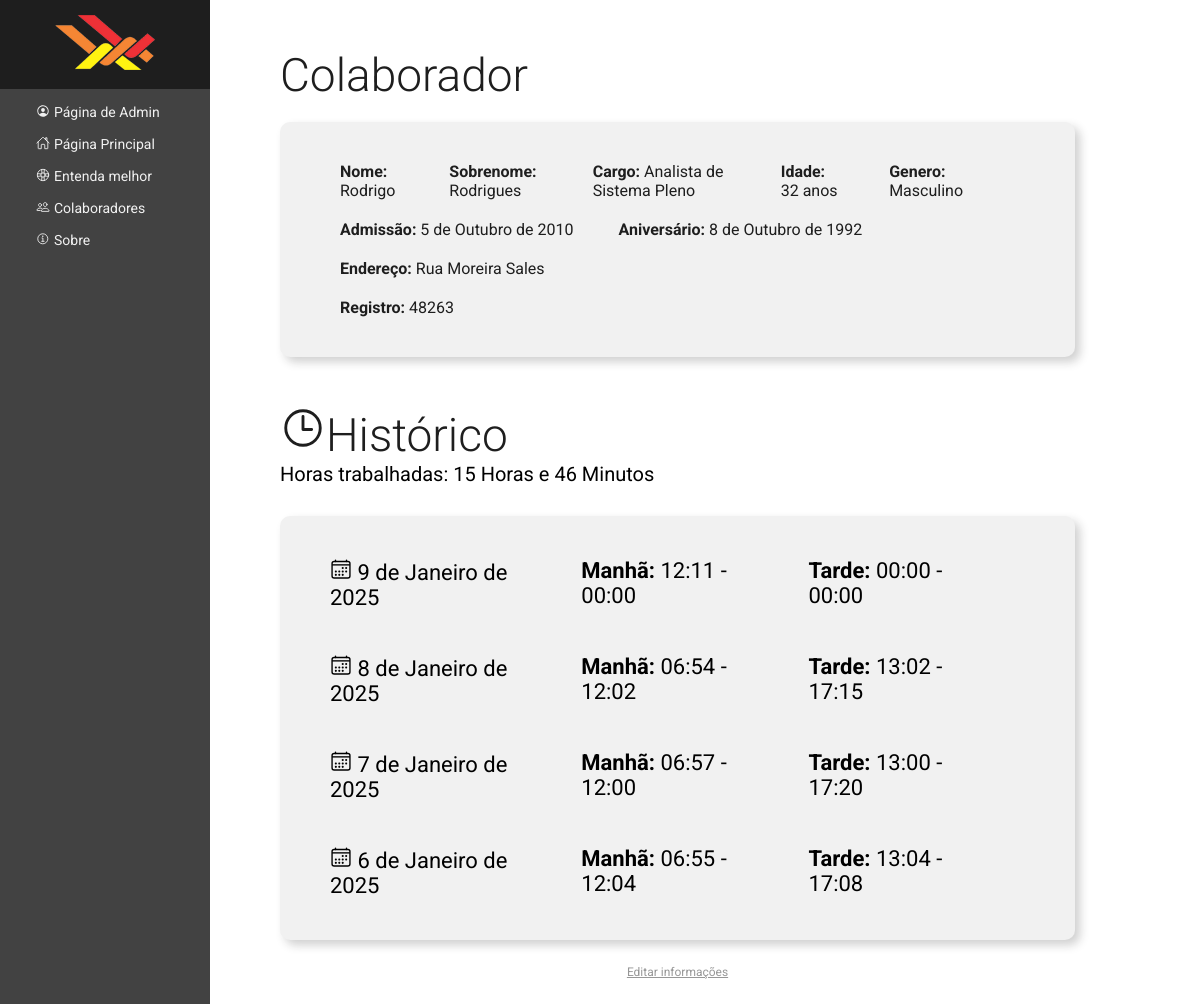
/colaborador-info/2, run on an earlier commit of the app's database.
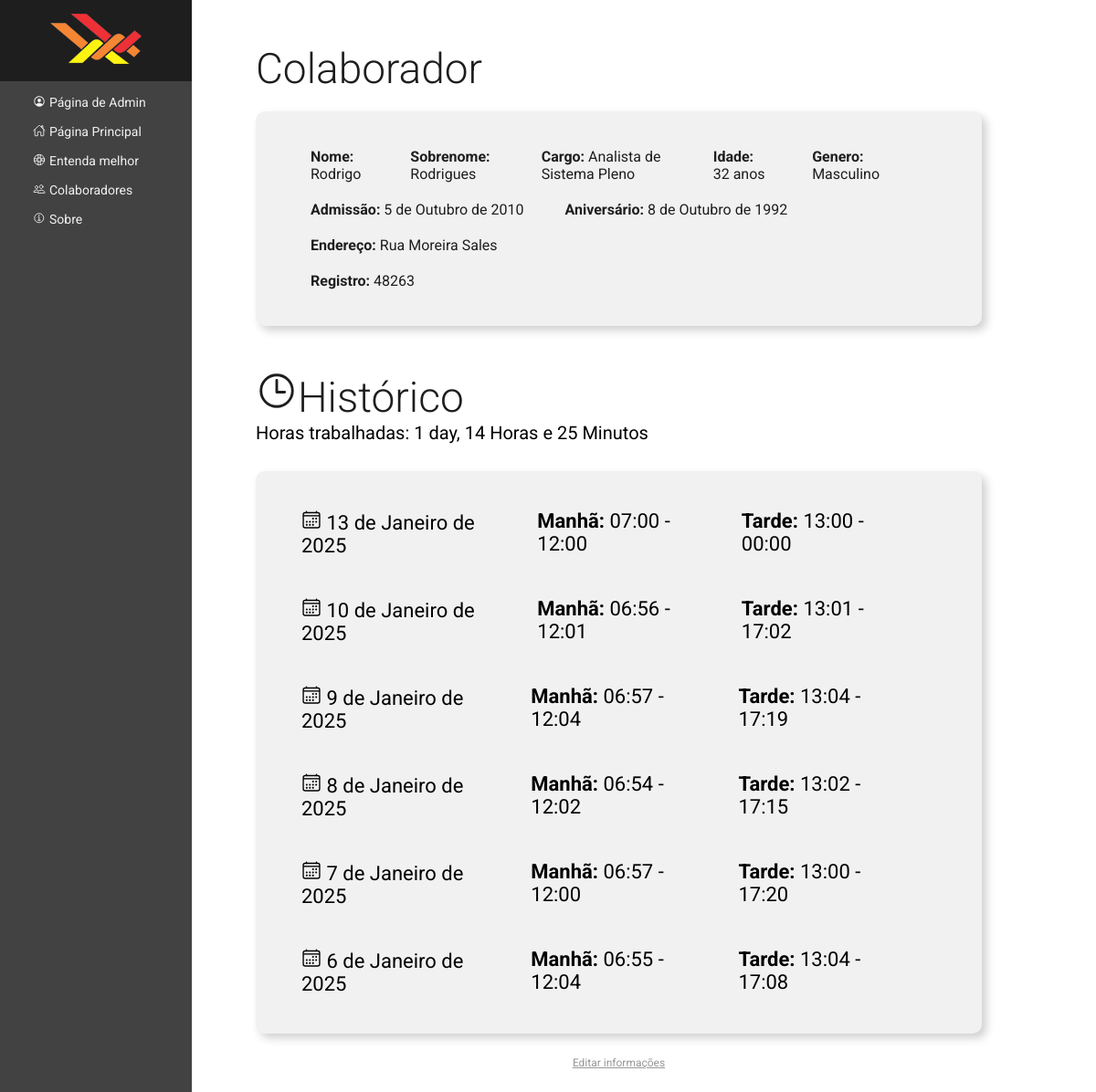
And on a later commit of the database.
### webpage/models.py (models this page shows, shortened)
class CheckIn(Model):
    NOW = datetime.now
    funcionario = ForeignKey(Funcionario, on_delete=RESTRICT)
    dia = DateField(default=NOW)
    entrada_manha = TimeField(auto_now=False, auto_now_add=False, default=time(0,0), null=True,blank=True)
    saida_manha = TimeField(auto_now=False, auto_now_add=False, default=time(0,0), null=True,blank=True)
    entrada_tarde = TimeField(auto_now=False, auto_now_add=False, default=time(0,0), null=True,blank=True)
    saida_tarde = TimeField(auto_now=False, auto_now_add=False, default=time(0,0), null=True,blank=True)

### webpage/views.py (the view)
# urls.py: path('colaborador-info/<int:id>', detailEmployees, name='employeeinfo-view'),
def detailEmployees(request, id):
    employee_info = get_object_or_404(Funcionario, pk=id)
    checkin_list = CheckIn.objects.filter(funcionario=employee_info).order_by('-dia')
    paginator = Paginator(checkin_list, 32) # Tempo de carreira a ser mostrado
    page = request.GET.get('page')
    checkins = paginator.get_page(page)
    horas_trabalhadas = sum((checkin.saida_manha.hour - checkin.entrada_manha.hour) + (checkin.saida_tarde.hour - checkin.entrada_tarde.hour) for checkin in checkin_list)
    minutos_trabalhadas = sum((checkin.saida_manha.minute - checkin.entrada_manha.minute) + (checkin.saida_tarde.minute - checkin.entrada_tarde.minute) for checkin in checkin_list)
    horas_totais_trabalhadas = timedelta(days=0,hours=horas_trabalhadas,minutes=minutos_trabalhadas)
    horas_teste = str(horas_totais_trabalhadas)
    tempo_array = horas_teste.split(':')
    tempo_real = f"{tempo_array[0]} Horas e {tempo_array[1]} Minutos"
    return render(request, 'employees-info.html', {'employee_info': employee_info, 'checkins': checkins, 'horas_trabalhadas':tempo_real})

### webpage/models.py (called while the page is built)
    def __str__(self):
        return self.cargo

### webpage/templates/employees-info.html (shortened to what the changed rows need)
{% load static %}
<!DOCTYPE html>
<html lang="pt-br">
<head>
    <link rel="stylesheet" href="{% static 'css/style.css' %}">
</head>
<body>
    <main>
        <content>
            <h1 class="main-title">Colaborador</h1>
            <div class="desc-box">
                <content class="desc-row">
                </content>
                <content class="desc-row">
                </content>
                <content class="desc-row">
                </content>
                <content class="desc-row">
                </content>
            </div>
            <h1 class="main-title" id="main-title-historic"><ion-icon name="time-outline"></ion-icon>Histórico</h1>
            <p class="carreer-time">Horas trabalhadas: {{horas_trabalhadas}}</p>
            <div class="check-box">
                {% for checkin in checkins %}
                <content class="check-row">
                    <p class="main-check">
                        <ion-icon name="calendar-outline"></ion-icon> {{checkin.dia}}
                    </p>
                    <p class="main-check">
                        <strong>Manhã:</strong> {{checkin.entrada_manha}} - {{checkin.saida_manha}}
                    </p>
                    <p class="main-check">
                        <strong>Tarde:</strong> {{checkin.entrada_tarde}} - {{checkin.saida_tarde}}
                    </p>
                </content>
                {% endfor %}
            </div>
        </content>
    </main>
</body>
</html>

What changed in the data, as far as the page shows it:
added CheckIn: dia "13 de Janeiro de 2025", entrada_manha "07:00", saida_manha "12:00", entrada_tarde "13:00", saida_tarde "00:00"
added CheckIn: dia "10 de Janeiro de 2025", entrada_manha "06:56", saida_manha "12:01", entrada_tarde "13:01", saida_tarde "17:02"
changed CheckIn "9 de Janeiro de 2025": entrada_manha "12:11" → "06:57"; saida_manha "00:00" → "12:04"; entrada_tarde "00:00" → "13:04"; saida_tarde "00:00" → "17:19"
Also different on the page:
{{ horas_trabalhadas }}: "15 Horas e 46 Minutos" → "1 day, 14 Horas e 25 Minutos"
